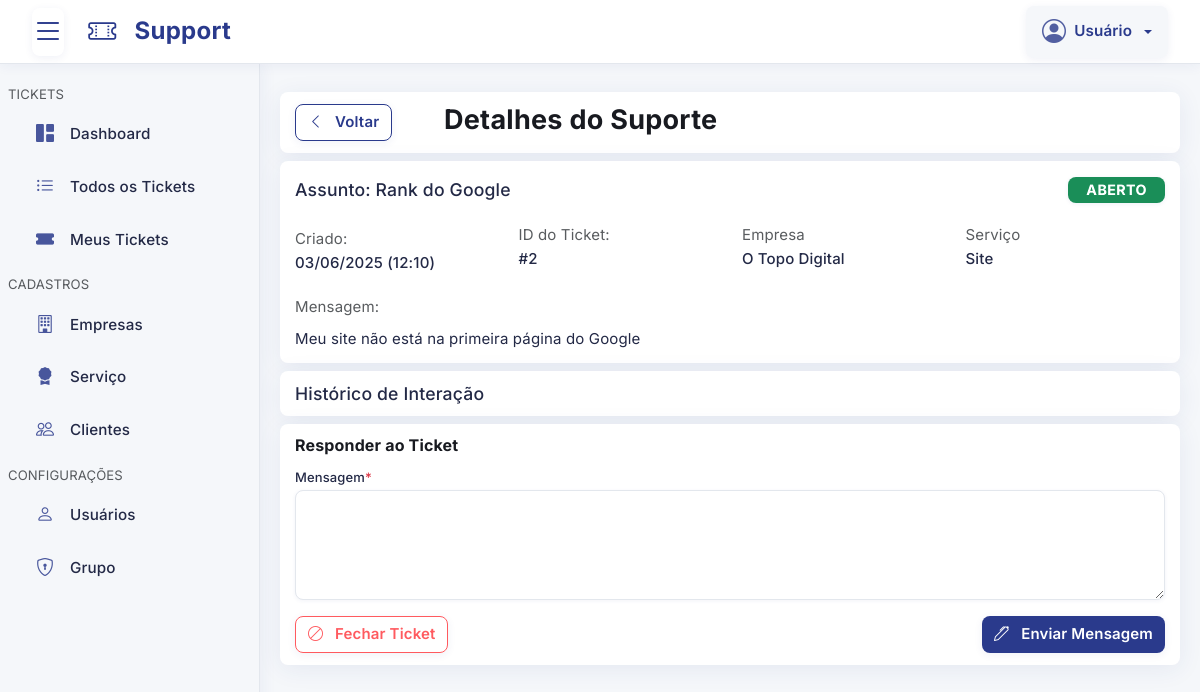
The page /pages/suporte/detalhes.php?id=2 on the database its author committed.
### tables this page shows
CREATE TABLE `suporte` (
  `id` int(11) NOT NULL,
  `empresa_id` int(11) NOT NULL,
  `servico_id` int(11) NOT NULL,
  `cliente_id` int(11) NOT NULL,
  `usuario_id` int(11) DEFAULT NULL COMMENT 'Só é atribuído manualmente ou se interagir com o SUPORTE',
  `assunto` longtext NOT NULL,
  `status` varchar(255) NOT NULL DEFAULT 'ABERTO' COMMENT 'ABERTO, FECHADO, RESPONDIDO, AGUARDANDO_SUPORTE',
  `situacao` tinyint(1) NOT NULL DEFAULT 1 COMMENT '0 = INATIVO ou 1 = ATIVO',
  `cadastrado` timestamp NULL DEFAULT current_timestamp(),
  `alterado` timestamp NULL DEFAULT current_timestamp() ON UPDATE current_timestamp()
);

CREATE TABLE `empresa` (
  `id` int(11) NOT NULL,
  `nome` varchar(255) NOT NULL,
  `situacao` tinyint(1) NOT NULL DEFAULT 1 COMMENT '0 = INATIVO ou 1 = ATIVO',
  `cadastrado` timestamp NULL DEFAULT current_timestamp(),
  `alterado` timestamp NULL DEFAULT current_timestamp() ON UPDATE current_timestamp()
);

CREATE TABLE `servico` (
  `id` int(11) NOT NULL,
  `nome` varchar(255) NOT NULL,
  `situacao` tinyint(1) NOT NULL DEFAULT 1 COMMENT '0 = INATIVO ou 1 = ATIVO',
  `cadastrado` timestamp NULL DEFAULT current_timestamp(),
  `alterado` timestamp NULL DEFAULT current_timestamp() ON UPDATE current_timestamp()
);

CREATE TABLE `suporte_mensagem` (
  `id` int(11) NOT NULL,
  `suporte_id` int(11) NOT NULL,
  `mensagem` longtext NOT NULL,
  `proprietario` varchar(255) DEFAULT NULL COMMENT 'CLIENTE ou USUARIO',
  `respondido` tinyint(1) DEFAULT 1 COMMENT '0 = INATIVO ou 1 = ATIVO',
  `cadastrado` timestamp NULL DEFAULT current_timestamp(),
  `alterado` timestamp NULL DEFAULT current_timestamp() ON UPDATE current_timestamp()
);

### config/Database.php (called while the page is built, shortened)
<?php
class Database
{
    private $host = "localhost";
    private $dbName = "support_ticket_manager";
    private $username = "root";
    private $password = "";
    private $pdo;
    private function connect()
    {
        $dsn = "mysql:host={$this->host};dbname={$this->dbName};";
        try {
            $this->pdo = new PDO(
                $dsn,
                $this->username,
                $this->password,
                array(PDO::MYSQL_ATTR_INIT_COMMAND => "SET NAMES utf8")
            );
            $this->pdo->setAttribute(PDO::ATTR_ERRMODE, PDO::ERRMODE_EXCEPTION);
            $this->pdo->setAttribute(PDO::ATTR_DEFAULT_FETCH_MODE, PDO::FETCH_ASSOC);
        } catch (PDOException $e) {
            $this->error = $e->getMessage();
            die("Erro ao conectar ao banco de dados: {$this->error}");
        }
    }
    public function getConnection()
    {
        try {
            return $this->pdo;
        } catch (PDOException $e) {
            $this->error = $e->getMessage();
            die("Erro ao conectar ao banco de dados: {$this->error}");
        }
    }
}

### config/Suporte.php (called while the page is built, shortened)
<?php
class Suporte
{
    private $db;
    public function __construct($db)
    {
        $this->db = $db;
    }
    public function pegarPorId($id = null)
    {
        try {
            $query = "SELECT `suporte`.*,
                `cliente`.`nome_fantasia` AS cliente_nome_fantasia,
                `cliente`.`razao_social` AS cliente_razao_social,
                `cliente`.`responsavel_nome` AS cliente_responsavel_nome,
                `cliente`.`responsavel_email` AS cliente_responsavel_email,
                `servico`.`nome` AS servico_nome,
                `usuario`.`nome` AS usuario_nome,
                `empresa`.`nome` AS empresa_nome
                FROM `suporte`
                LEFT JOIN `cliente` ON `cliente`.`id` = `suporte`.`cliente_id`
                LEFT JOIN `usuario` ON `usuario`.`id` = `suporte`.`usuario_id`
                LEFT JOIN `empresa` ON `empresa`.`id` = `suporte`.`empresa_id`
                LEFT JOIN `servico` ON `servico`.`id` = `suporte`.`servico_id`
                WHERE `suporte`.`id` = :id LIMIT 1";
            $stmt = $this->db->prepare($query);
            $stmt->bindValue(":id", (int)$id, PDO::PARAM_INT);
            $stmt->execute();
            $registro = $stmt->fetch(PDO::FETCH_OBJ);
            return $registro;
        } catch (\Throwable $th) {
            error_log("Erro em pegarPorId: " . $th->getMessage());
            return null;
        }
    }
}

### config/SuporteMensagem.php (called while the page is built, shortened)
<?php
class SuporteMensagem
{
    private $db;
    public function __construct($db)
    {
        $this->db = $db;
    }
    public function pegarPorSuporteId($suporte_id = NULL)
    {
        try {
            $query = "SELECT `suporte_mensagem`.* FROM `suporte_mensagem`
                        WHERE `suporte_mensagem`.`suporte_id` = :suporte_id
                        ORDER BY `suporte_mensagem`.`cadastrado` ASC";
            $stmt = $this->db->prepare($query);
            $stmt->bindParam(":suporte_id", $suporte_id, PDO::PARAM_INT);
            $stmt->execute();
            $registro = $stmt->fetchAll(PDO::FETCH_OBJ);
            return $registro;
        } catch (\Throwable $th) {
            return [];
        }
    }
}

### pages/suporte/detalhes.php (the view, shortened to what this page needs)
<?php include("../template/topo.php"); ?>
<?php
$id = isset($_GET["id"]) ? $_GET["id"] : NULL;
$suporte_registro = $classSuporte->pegarPorId($id);
$mensagem_registro = $classSuporteMensagem->pegarPorSuporteId($id);
?>
<div class="suporte-mensagem-detalhe mt-2">
    <?php if (!$suporte_registro): ?>
        <div class="error-container text-center py-5">
            <div class="error-icon mb-4">
                <i class="bi-exclamation-circle display-1 text-danger"></i>
            </div>
            <h2 class="error-title mb-3 text-muted">Suporte não encontrado!</h2>
            <p class="error-message text-muted mb-4">O suporte que você está procurando não existe ou foi removido.</p>
            <a href="index.php" class="btn btn-voltar botao-noty-voltar">
                <i class="bi-arrow-left me-2"></i>
                Voltar para a lista de Suporte
            </a>
        </div>
    <?php else: ?>
        <div class="sessao">
            <div class="row">
                <div class="col-xl-2 col-lg-2 col-md-4 col-sm-12 col-12">
                    <a href="index.php" class="btn btn-voltar botao-noty-voltar">
                        <i class="bi-chevron-left me-2"></i>
                        Voltar
                    </a>
                </div>
                <div class="col-xl-10 col-lg-10 col-md-8 col-sm-12 col-12">
                    <h1 class="titulo">Detalhes do Suporte</h1>
                </div>
            </div>
        </div>
        <div class="sessao">
            <div class="d-flex justify-content-between align-items-center mb-3">
                <h2 class="subtitulo mb-0">Assunto: <?php echo isset($suporte_registro->assunto) ? htmlspecialchars($suporte_registro->assunto) : '-' ?></h2>
                <p class="fw-bold my-1">
                    <?php if (isset($suporte_registro->status) && $suporte_registro->status == "ABERTO"): ?>
                        <span class="badge text-bg-success">ABERTO</span>
                    <?php elseif (isset($suporte_registro->status) && $suporte_registro->status == "AGUARDANDO_SUPORTE"): ?>
                        <span class="badge text-bg-warning">AGUARDANDO SUPORTE</span>
                    <?php elseif (isset($suporte_registro->status) && $suporte_registro->status == "RESPONDIDO"): ?>
                        <span class="badge text-bg-info">RESPONDIDO</span>
                    <?php else: ?>
                        <span class="badge text-bg-danger">FECHADO</span>
                    <?php endif; ?>
                </p>
            </div>
            <div class="row">
                <div class="col-md-3 col-sm-6">
                    <p class="my-1">
                        <?php if (isset($suporte_registro->status) && $suporte_registro->status == "FECHADO"): ?>
                            <span class="text-muted d-block">Fechado:</span>
                            <span class="fw-medium"><?php echo !empty($suporte_registro->alterado) ? date("d/m/Y (H:i)", strtotime($suporte_registro->alterado)) : '-' ?></span>
                        <?php else: ?>
                            <span class="text-muted d-block">Criado:</span>
                            <span class="fw-medium"><?php echo !empty($suporte_registro->cadastrado) ? date("d/m/Y (H:i)", strtotime($suporte_registro->cadastrado)) : '-' ?></span>
                        <?php endif ?>
                    </p>
                </div>
                <div class="col-md-3 col-sm-6">
                    <span class="text-muted d-block">ID do Ticket:</span>
                    <span class="fw-medium">#<?php echo isset($suporte_registro->id) ? htmlspecialchars($suporte_registro->id) : '-' ?></span>
                </div>
                <div class="col-md-3 col-sm-6">
                    <span class="text-muted d-block">Empresa</span>
                    <span class="fw-medium"><?php echo isset($suporte_registro->empresa_nome) ? htmlspecialchars($suporte_registro->empresa_nome) : '-' ?></span>
                </div>
                <div class="col-md-3 col-sm-6">
                    <span class="text-muted d-block">Serviço</span>
                    <span class="fw-medium"><?php echo isset($suporte_registro->servico_nome) ? htmlspecialchars($suporte_registro->servico_nome) : '-' ?></span>
                </div>
                <div class="col-md-12 mt-3">
                    <span class="meta-label text-muted d-block mb-2">Mensagem:</span>
                    <?php if (isset($mensagem_registro[0])): ?>
                        <?php echo htmlspecialchars($mensagem_registro[0]->mensagem) ?>
                    <?php else: ?>
                        <span class="text-muted">Nenhuma mensagem cadastrada.</span>
                    <?php endif; ?>
                </div>
            </div>
        </div>
        <div class="sessao">
            <h2 class="subtitulo mb-0">Histórico de Interação</h2>
        </div>
        <div class="sessao" <?php echo $suporte_registro->status != "FECHADO" ? '' : 'style="display:none;"'; ?>>
            <form id="suporte-mensagem-detalhe" data-action="suporte-mensagem/cadastrar.php">
                <h6>Responder ao Ticket</h6>
                <div class="row">
                    <div class="col-xl-12 col-lg-12 col-md-12 col-sm-12 col-12 mb-3">
                        <label for="mensagem">Mensagem<span class="mensagem-campo-obrigatorio text-danger">*</span></label>
                        <textarea class="form-control" name="mensagem" id="mensagem"></textarea>
                    </div>
                </div>
                <div class="d-flex justify-content-between">
                    <button class="btn btn-excluir botao-noty-voltar" type="submit">
                        <i class="bi-ban me-2"></i>
                        Fechar Ticket
                    </button>
                    <button class="btn btn-confirmar botao-noty-ativo" type="submit">
                        <i class="bi-pen me-2"></i>
                        Enviar Mensagem
                    </button>
                </div>
            </form>
        </div>
    <?php endif ?>
</div>
<?php include("../template/rodape.php"); ?>

### css/main.css (style rules this page uses)
.badge { background: var(--cor-principal); color: #fff !important; box-shadow: 0 1px 4px rgba(42, 58, 140, 0.08); text-transform: uppercase; font-weight: 700; letter-spacing: 0.03em; border-radius: 8px; padding: 6px 18px; font-size: 0.95em; filter: brightness(1.05); }
body, .main-content { background: #f5f7fa; }

### css/base/cores.css (style rules this page uses)
:root { --cor-principal: #2a3a8c; --cor-secundaria: #f5f7fa; --cor-verde: #3ddc97; --cor-vermelho: #ff5a5f; --cor-branco: #fff; --cor-preto: #181a20; --cor-texto: #232946; --cor-titulo: #181a20; --cor-cinza: #b0b8c1; --cor-borda: #e3e7ed; --bg-cinza: #f5f7fa; --bg-branco: #fff; --bg-principal: linear-gradient(135deg, #2a3a8c 0%, #3ddc97 100%); --bg-secundaria: #f5f7fa; --box-shadow: 0 4px 24px rgba(42, 58, 140, 0.08); --border-radius: 8px; --dia-hoje-color: #ffd600; --cor-alerta-cadastrar-bg: #fff8e1; --cor-alerta-cadastrar-texto: #8d6e63; --cor-alerta-agenda: #fff3e0; --cor-alerta-agenda-texto: #8d6e63; --cor-alerta-nao-agenda-base: #ffebee; --cor-alerta-nao-agenda-texto: #c62828; --cor-mensagem-alerta-bg: #e3f2fd; --cor-mensagem-alerta-texto: #1565c0; --badge-modulo-ativo-bg: #3ddc97; --modulo-whatsapp: #25d366; --modulo-financeiro: #2a3a8c; --modulo-controle-estoque: #ffb300; --modulo-relatorio: #7c3aed; --modulo-formulario: #229dc5; --btn-adicionar-bg: #3ddc97; --btn-adicionar-texto: var(--cor-branco); --btn-confirmar-bg: #2a3a8c; --btn-confirmar-texto: var(--cor-branco); --btn-confirmar-pagamento-bg: transparent; --btn-confirmar-pagamento-borda: #3ddc97; --btn-confirmar-pagamento-texto: #3ddc97; --btn-voltar-bg: transparent; --btn-voltar-texto: var(--cor-principal); --btn-voltar-borda: var(--cor-principal); --btn-filtrar-bg: transparent; --btn-filtrar-texto: var(--cor-principal); --btn-filtrar-borda: var(--cor-principal); --btn-detalhes-bg: transparent; --btn-detalhes-texto: #2a3a8c; --btn-detalhes-borda: #2a3a8c; --btn-buscar-bg: var(--cor-principal); --btn-buscar-texto: var(--cor-branco); --btn-editar-bg: transparent; --btn-editar-texto: #2a3a8c; --btn-editar-borda: #2a3a8c; --btn-excluir-bg: transparent; --btn-excluir-texto: #ff5a5f; --btn-excluir-borda: #ff5a5f; --btn-cancelar-bg: transparent; --btn-cancelar-texto: #b0b8c1; --btn-cancelar-borda: #b0b8c1; --btn-filtro-bg: transparent; --btn-filtro-texto: var(--cor-principal); --btn-filtro-borda: var(--cor-principal); --btn-whatsapp-bg: #25d366; --btn-whatsapp-texto: var(--cor-branco); --btn-acesso-bg: #2a3a8c; --btn-acesso-texto: var(--cor-branco); --btn-recibo-bg: transparent; --btn-recibo-texto: var(--cor-principal); --btn-recibo-borda: var(--cor-principal); --btn-entrada-lote-bg: #39473e; --btn-entrada-lote-texto: var(--cor-branco); --btn-contratar-modulo-bg: var(--cor-verde); --btn-contratar-modulo-texto: var(--cor-branco); --btn-vincular-google-agenda-bg: transparent; --btn-vincular-google-agenda-texto: #4285f4; --btn-vincular-google-agenda-borda: #4285f4; --btn-desvincular-google-agenda-bg: transparent; --btn-desvincular-google-agenda-texto: #db4437; --btn-desvincular-google-agenda-borda: #db4437; --btn-bloqueio-agenda-bg: transparent; --btn-bloqueio-agenda-texto: #444; --btn-bloqueio-agenda-borda: #444; --btn-limpar-filtro-bg: #ff5a5f; --btn-limpar-filtro-texto: #fff; --btn-logs-bg: transparent; --btn-logs-texto: var(--cor-principal); --btn-logs-borda: var(--cor-principal); --btn-cancelar-pagamento-bg: transparent; --btn-cancelar-pagamento-texto: #ff5a5f; --btn-cancelar-pagamento-borda: #ff5a5f; --btn-recebimento-bg: transparent; --btn-recebimento-texto: var(--cor-verde); --btn-recebimento-borda: var(--cor-verde); }

### css/components/botoes.css (style rules this page uses)
.btn { font-size: 15px; border-radius: 8px; box-shadow: 0 2px 8px rgba(42, 58, 140, 0.07); transition: box-shadow 0.2s, transform 0.2s, background 0.2s, color 0.2s; font-weight: 600; letter-spacing: 0.01em; }
.btn-voltar { background: var(--btn-voltar-bg); color: var(--btn-voltar-texto) !important; border: 1px solid var(--btn-voltar-borda); }
.btn-confirmar { background: var(--btn-confirmar-bg); color: var(--btn-confirmar-texto) !important; border: none; }
.btn-excluir { background: var(--btn-excluir-bg); color: var(--btn-excluir-texto) !important; border: 1px solid var(--btn-excluir-borda); }

### css/layout.css (style rules this page uses)
.titulo { font-size: 1.8em; color: var(--cor-titulo); margin: 0px; word-wrap: break-word; }
.subtitulo { color: var(--cor-texto); font-weight: 500; font-size: 1.1rem; margin: 0px; }
.sessao { background: var(--bg-branco); padding: 0.8em 1em; border-radius: var(--border-radius); box-shadow: var(--box-shadow); margin-bottom: 0.5rem; }

### rows shown on the page
suporte: assunto "Rank do Google", cadastrado "03/06/2025 (12:10)", id "2", empresa.nome "O Topo Digital", servico.nome "Site"
suporte_mensagem: mensagem "Meu site não está na primeira página do Google"
